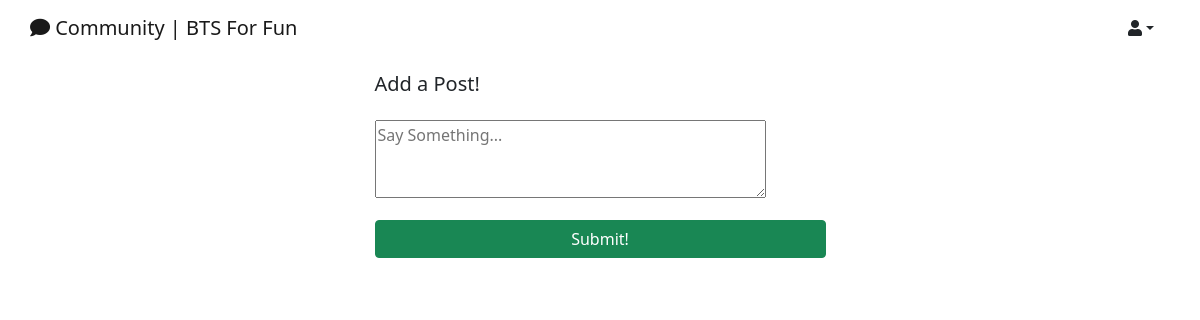
/post/list/ (signed in), run on an earlier commit of the app's database.
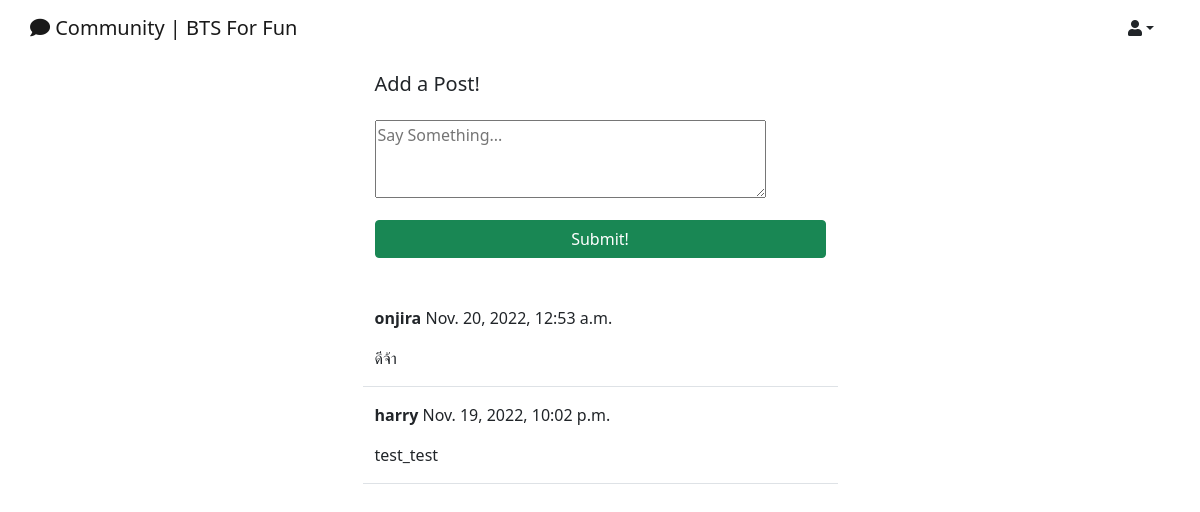
And on a later commit of the database.
### post/models.py (models this page shows)
class Post(models.Model):
    body = models.TextField()
    created_on = models.DateTimeField(default=timezone.now)
    author = models.ForeignKey(User, on_delete=models.CASCADE)

### post/views.py (the view, shortened to what this page needs)
# urls.py: path('list/', PostListView.as_view(), name='post-list'),
class PostListView(LoginRequiredMixin, View):
    def get(self, request, *args, **kwargs):
        posts = Post.objects.all().order_by('-created_on')
        form = PostForm()
        context = {
            'post_list': posts,
            'form': form,
        }
        return render(request, 'post/post_list.html', context, status=200)

### post/forms.py
class PostForm(forms.ModelForm):
    body = forms.CharField(
        label='',
        widget=forms.Textarea(
            attrs={'rows': '3',
                   'placeholder': 'Say Something...'}
        ))
    class Meta:
        model = Post
        fields = ['body']

### post/templates/post/post_list.html (shortened to what this page needs)
{% extends 'post/layout.html' %}
{% block content %}
    <div class="container">
        <div class="row justify-content-center mt-3">
            <div class="col-md-5 col-sm-12">
                <h5>Add a Post!</h5>
            </div>
        </div>
        <div class="row justify-content-center mt-3 mb-5">
            <div class="col-md-5 col-sm-12">
                <form method="POST">
                    {{ form }}
                    <div class="d-grid gap-2">
                        <button class="btn btn-success mt-3">Submit!</button>
                    </div>
                </form>
            </div>
        </div>
        {% for post in post_list %}
        <div class="row justify-content-center mt-3">
            <div class="col-md-5 col-sm-12 border-bottom position-relative">
                <p><strong>{{ post.author }}</strong> {{ post.created_on }}</p>
                <p>{{ post.body }}</p>
            </div>
        </div>
        {% endfor %}
    </div>
{% endblock content %}

### post/templates/post/layout.html (shortened to what this page needs)
<!doctype html>
<html lang="en">
  <head>
    <link rel="stylesheet" href="https://use.fontawesome.com/releases/v5.8.2/css/all.css">
    <link href="https://cdn.jsdelivr.net/npm/bootstrap@5.0.0-beta1/dist/css/bootstrap.min.css" rel="stylesheet">
  </head>
  <body>
    {% include 'post/navbar.html' %}
    {% block content %}
    {% endblock content %}
  </body>
</html>

### post/templates/post/navbar.html (shortened to what this page needs)
<div class="container gx-0">
    <nav class="navbar navbar-expand-lg navbar-light">
      <div class="container-fluid">
          <a class="navbar-brand"
            {% if user.is_authenticated %}
                href="{% url 'post:post-list' %}"
            {% endif %}
          >
              <i class="fas fa-comment"></i>
              Community | BTS For Fun
            </a>
        <div class="collapse navbar-collapse" id="navbarTogglerDemo02">
            {% if user.is_authenticated %}
              <div class="nav-item dropdown">
                <a class="nav-link dropdown-toggle text-dark" data-bs-toggle="dropdown" href="#" role="button" aria-expanded="false"><i class="fas fa-user"></i></a>
              </div>
            {% endif %}
        </div>
      </div>
    </nav>
  </div>

What changed in the data, as far as the page shows it:
added Post: author "onjira", created_on "Nov. 20, 2022, 12:53 a.m.", body "ดีจ้า"
added Post: author "harry", created_on "Nov. 19, 2022, 10:02 p.m.", body "test_test"
